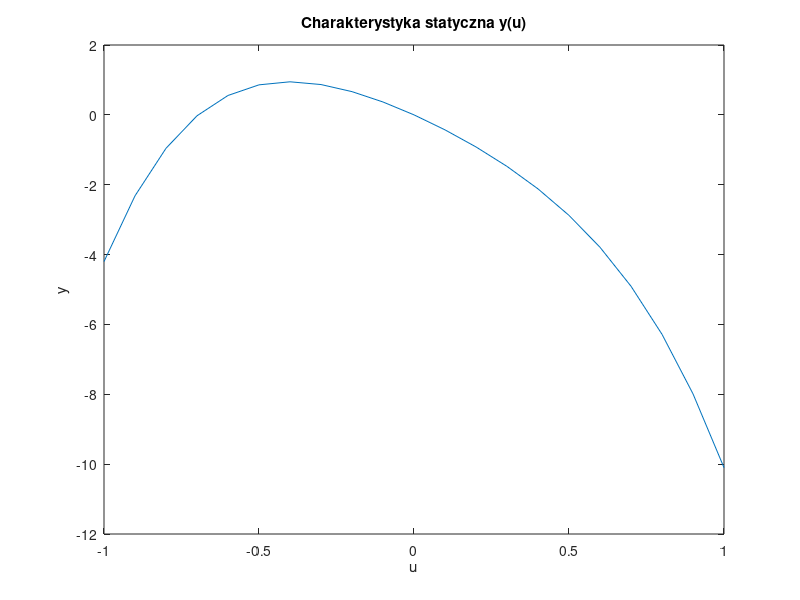

Here is the MATLAB script that generated this plot:
u = [-1:0.1:1];
y = -4*u - 3*u.^2 + 1.05*u.^3 - 4.15*u.^4;
plot(u,y);
xlabel('u');
ylabel('y');
title('Charakterystyka statyczna y(u)');